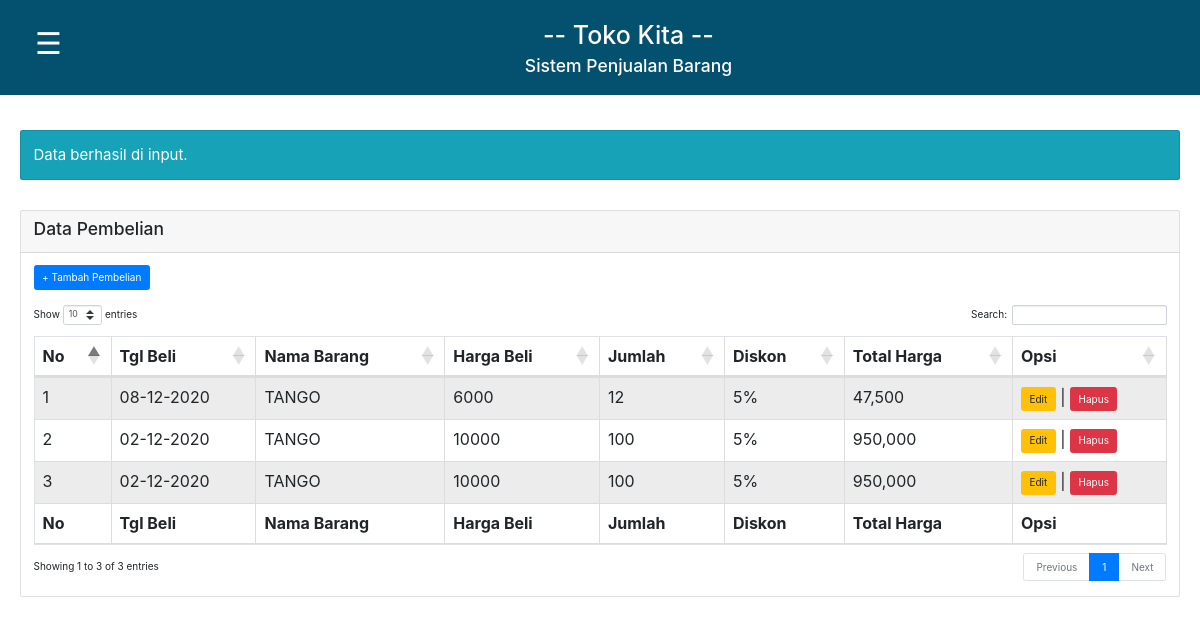
/index.php?pesan=input, run on the app's committed database.
### tables this page shows
CREATE TABLE `barang_beli` (
  `id` int(4) NOT NULL,
  `tanggal_beli` date NOT NULL,
  `nama_barang` varchar(60) NOT NULL,
  `harga_beli` int(12) NOT NULL,
  `jumlah` int(12) NOT NULL,
  `diskon` int(4) NOT NULL,
  `total_harga` int(12) NOT NULL
);

### index.php (the view, shortened to what this page needs)
<html>
<head>
<link rel="stylesheet" type="text/css" href="style.css">
	<link rel="stylesheet" type="text/css" href="assets/css/bootstrap.css">
	<link rel="stylesheet" type="text/css" href="https://cdnjs.cloudflare.com/ajax/libs/twitter-bootstrap/4.5.2/css/bootstrap.css">
	<link rel="stylesheet" type="text/css" href="https://cdn.datatables.net/1.10.22/css/dataTables.bootstrap4.min.css">
</head>
<body>
<div class="judul">
<button class="openbtn" onclick="openNav()">&#9776;</button>
<h1>-- Toko Kita --</h1>
<br>
<h3>Sistem Penjualan Barang</h3>
</div>
<div class="main" id="main">
	<br/>
	<div class="card text-white bg-info" style="font-size: 15px;">
        <div class="card-body">
            <?php
            if(isset($_GET['pesan'])){
            $pesan = $_GET['pesan'];
            if($pesan == "input"){
            echo "Data berhasil di input.";
            }else if($pesan == "update"){
            echo "Data berhasil di update.";
            }else if($pesan == "hapus"){
            echo "Data berhasil di hapus.";
            }
            }
            ?>
        </div>
    </div>
    <br><br>
	<div class="card">
		<div class="card-header">
			<h3> Data Pembelian </h3>
		</div>
		<div class="card-body">
			<a class="btn btn-primary" href="input_beli.php">+ Tambah Pembelian</a>
			<br><br>
			<table border="1" id="example" class="table table-striped table-bordered" cellspacing="0" width="100%">
				<thead>
				<tr>
					<th>No</th>
					<th>Tgl Beli</th>
					<th>Nama Barang</th>
					<th>Harga Beli</th>
					<th>Jumlah</th>
					<th>Diskon</th>
					<th>Total Harga</th>
					<th>Opsi</th>
				</tr>
				</thead>
			<?php
			include "koneksi.php";
			$query_mysql = mysqli_query($conn, "SELECT * FROM barang_beli ORDER BY id DESC")or die(mysql_error());
			$nomor = 1;
			while($data = mysqli_fetch_array($query_mysql)){
			?>
				<tr>
					<td><?php echo $nomor++; ?></td>
					<td><?php echo date("d-m-Y", strtotime($data['tanggal_beli'])); ?></td>
					<td><?php echo $data['nama_barang']; ?></td>
					<td><?php echo $data['harga_beli']; ?></td>
					<td><?php echo $data['jumlah']; ?></td>
					<td><?php echo $data['diskon']."%"; ?></td>
					<td><?php echo number_format($data['total_harga']); ?></td>
					<td>
					<a class="btn btn-warning" href="edit_beli.php?id=<?php echo $data['id']; ?>">Edit</a> |
					<a class="btn btn-danger" href="hapus_beli.php?id=<?php echo $data['id']; ?>" onclick="return confirm('Anda Yakin Akan Menghapus')">Hapus</a>
					</td>
				</tr>
			<?php } ?>
			<tfoot>
				<tr>
					<th>No</th>
					<th>Tgl Beli</th>
					<th>Nama Barang</th>
					<th>Harga Beli</th>
					<th>Jumlah</th>
					<th>Diskon</th>
					<th>Total Harga</th>
					<th>Opsi</th>
				</tr>
			</tfoot>
			</table>
		</div>
	</div>
</div>
</body>
</html>

### style.css (style rules this page uses)
body { font-family: 'roboto'; color: #000000; }
.judul { background: #03506f; padding: 20px; text-align: center; }
.judul h1 { height: 15px; color: #ffffff; }
.judul h3 { height: 15px; color: #ffffff; }
.openbtn { font-size: 30px; cursor: pointer; background-color: #03506f; color: white; padding: 1px 15px; border: none; text-align: start; float: left; }
#main { transition: margin-left .5s; padding: 20px; }

### data on the page
barang_beli: tanggal_beli "08-12-2020", nama_barang "TANGO", harga_beli "6000", jumlah "12", diskon "5", total_harga "47,500"
barang_beli: tanggal_beli "02-12-2020", nama_barang "TANGO", harga_beli "10000", jumlah "100", diskon "5", total_harga "950,000"
barang_beli: tanggal_beli "02-12-2020", nama_barang "TANGO", harga_beli "10000", jumlah "100", diskon "5", total_harga "950,000"
